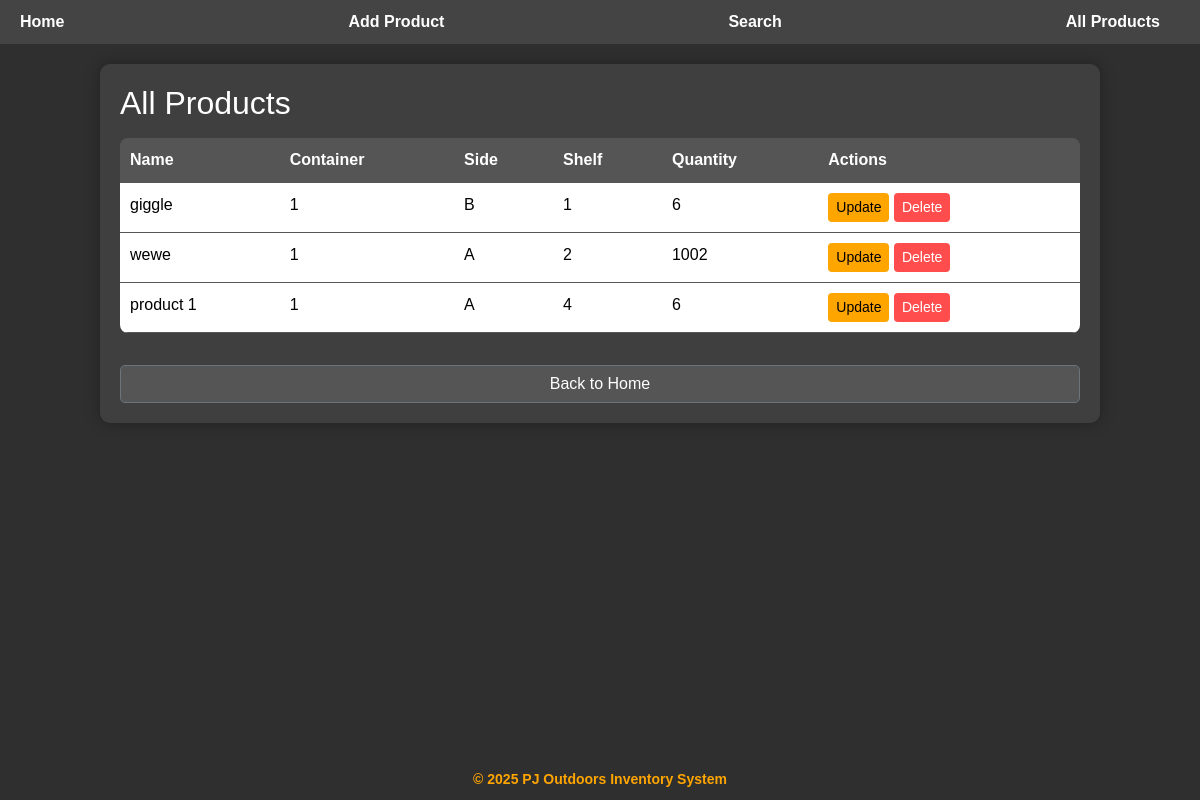
/index, run on the app's committed database.
### tables this page shows
CREATE TABLE products (
            id INTEGER PRIMARY KEY AUTOINCREMENT,
            name TEXT NOT NULL,
            container INTEGER NOT NULL,
            side TEXT NOT NULL,
            shelf INTEGER NOT NULL,
            quantity INTEGER
        );

### app.py (the view)
@app.route('/index')
def index():
    conn = sqlite3.connect(DB_FILE)
    conn.row_factory = dict_factory
    c = conn.cursor()
    c.execute('SELECT * FROM products ORDER BY container, shelf')
    products = c.fetchall()
    conn.close()
    return render_template('index.html', products=products)

### app.py (called while the page is built)
def dict_factory(cursor, row):
    return {col[0]: row[idx] for idx, col in enumerate(cursor.description)}

### templates/index.html (shortened to what this page needs)
<!DOCTYPE html>
<html lang="en">
<head>
    <link rel="stylesheet" href="/static/style.css">
    <link href="https://cdn.jsdelivr.net/npm/bootstrap@5.3.2/dist/css/bootstrap.min.css" rel="stylesheet">
</head>
<body>
<div class="page-container">
    <div class="navbar">
        <a href="/">Home</a>
        <a href="/add">Add Product</a>
        <a href="/search">Search</a>
        <a href="/index">All Products</a>
    </div>
    <div class="content-wrap container">
        <div class="container-card">
            <h2 class="mb-3">All Products</h2>
            {% if products %}
            <table class="table">
                <thead>
                    <tr>
                        <th>Name</th>
                        <th>Container</th>
                        <th>Side</th>
                        <th>Shelf</th>
                        <th>Quantity</th>
                        <th>Actions</th>
                    </tr>
                </thead>
                <tbody>
                    {% for p in products %}
                    <tr class="{% if p['quantity'] <= 5 %}low-stock{% endif %}">
                        <td>{{ p['name'] }}</td>
                        <td>{{ p['container'] }}</td>
                        <td>{{ p['side'] }}</td>
                        <td>{{ p['shelf'] }}</td>
                        <td>{{ p['quantity'] }}</td>
                        <td>
                            <a class="btn btn-sm btn-warning" href="/update/{{ p['id'] }}">Update</a>
                            <form action="/delete/{{ p['id'] }}" method="POST" style="display:inline;">
                                <button class="btn btn-sm btn-danger" type="submit" onclick="return confirm('Delete this product?')">Delete</button>
                            </form>
                        </td>
                    </tr>
                    {% endfor %}
                </tbody>
            </table>
            {% else %}
            <p>No products in inventory.</p>
            {% endif %}
            <a class="btn btn-secondary mt-3 w-100" href="/">Back to Home</a>
        </div>
    </div>
    <footer>
        &copy; 2025 PJ Outdoors Inventory System
    </footer>
</div>
</body>
</html>

### static/style.css (style rules this page uses)
body { background-color: #2f2f2f; color: #ffffff; font-family: 'Segoe UI', Arial, sans-serif; margin: 0; padding: 0; min-height: 100vh; display: flex; flex-direction: column; }
.navbar { background-color: #444; padding: 12px 20px; font-weight: bold; display: flex; flex-wrap: wrap; align-items: center; gap: 15px; }
.navbar a { color: #ffffff; margin-right: 20px; text-decoration: none; font-size: 16px; transition: 0.2s; }
.container-card { background-color: #3f3f3f; padding: 25px; border-radius: 12px; box-shadow: 0 0 15px rgba(0,0,0,0.3); margin-bottom: 20px; }
.btn-secondary { background-color: #555; border: none; color: #fff; padding: 8px 15px; border-radius: 5px; cursor: pointer; transition: 0.2s; }
.btn-warning { background-color: #FFA500; border: none; color: #000; padding: 6px 12px; border-radius: 5px; cursor: pointer; transition: 0.2s; }
.btn-danger { background-color: #ff4d4d; border: none; color: #fff; padding: 6px 12px; border-radius: 5px; cursor: pointer; transition: 0.2s; }
.btn-sm { padding: 4px 8px; font-size: 0.85rem; }
.table { width: 100%; border-collapse: collapse; margin-top: 15px; }
.table th, .table td { padding: 10px 12px; text-align: left; border-bottom: 1px solid #555; }
.table th { background-color: #555; color: #FFA500; }
.table td { background-color: #3f3f3f; color: #ffffff; }
footer { background-color: #2f2f2f; color: #FFA500; text-align: center; padding: 12px; margin-top: auto; font-size: 14px; font-weight: bold; }
h1, h2, h3, h4, h5 { color: #FFA500; margin-bottom: 15px; }
a { color: #FFA500; transition: 0.2s; }

### templates/index.html (style rules this page uses)
html, body { height: 100%; margin: 0; }
body { background-color: #2f2f2f; color: white; font-family: Arial, sans-serif; }
.page-container { display: flex; flex-direction: column; min-height: 100vh; }
.content-wrap { flex: 1; padding: 20px; }
.navbar { background-color: #444; padding: 10px 20px; display: flex; gap: 15px; flex-wrap: wrap; }
.navbar a { color: white; text-decoration: none; font-weight: bold; }
.container-card { background-color: #3f3f3f; padding: 20px; border-radius: 10px; box-shadow: 0 0 15px rgba(0,0,0,0.3); max-width: 1000px; margin: auto; }
table.table { width: 100%; border-collapse: separate; border-spacing: 0; border-radius: 8px; overflow: hidden; }
table.table th { background-color: #555; color: white; text-align: left; padding: 10px; }
table.table td { background-color: #fff; color: #000; padding: 10px; }
.btn-warning { background-color: #FFA500; border: none; color: #000; transition: 0.3s; }
.btn-danger { background-color: #ff4d4d; border: none; transition: 0.3s; }
.btn-secondary { background-color: #555; color: white; border-radius: 5px; }
footer { text-align: center; padding: 10px; color: #FFA500; font-weight: bold; background-color: #2f2f2f; }

### data on the page
products: name "giggle", container "1", side "B", shelf "1", quantity "6"
products: name "wewe", container "1", side "A", shelf "2", quantity "1002"
products: name "product 1", container "1", side "A", shelf "4", quantity "6"
